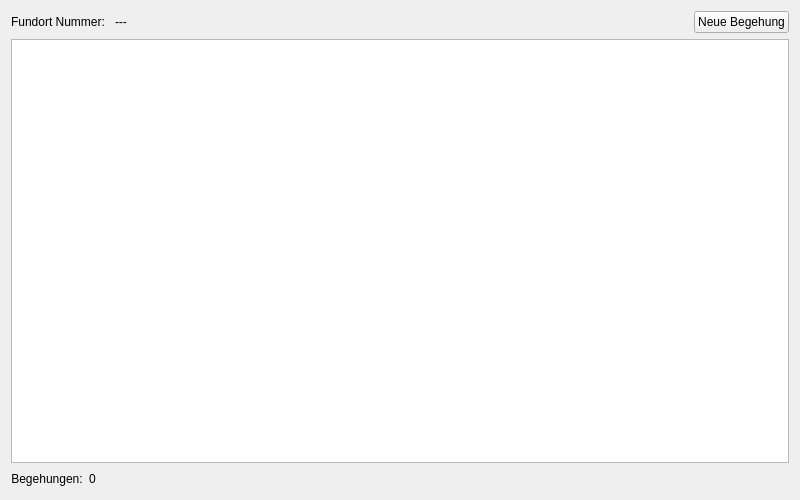
<?xml version="1.0" encoding="UTF-8"?>
<ui version="4.0">
 <class>apisShardingSelectionListDialog</class>
 <widget class="QDialog" name="apisShardingSelectionListDialog">
  <property name="windowModality">
   <enum>Qt::ApplicationModal</enum>
  </property>
  <property name="geometry">
   <rect>
    <x>0</x>
    <y>0</y>
    <width>800</width>
    <height>500</height>
   </rect>
  </property>
  <property name="windowTitle">
   <string>APIS Begehung Auswahl</string>
  </property>
  <layout class="QVBoxLayout" name="verticalLayout">
   <item>
    <layout class="QHBoxLayout" name="horizontalLayout">
     <item>
      <widget class="QLabel" name="label">
       <property name="text">
        <string>Fundort Nummer: </string>
       </property>
      </widget>
     </item>
     <item>
      <widget class="QLabel" name="uiSiteNumberLbl">
       <property name="text">
        <string>---</string>
       </property>
      </widget>
     </item>
     <item>
      <spacer name="horizontalSpacer">
       <property name="orientation">
        <enum>Qt::Horizontal</enum>
       </property>
       <property name="sizeHint" stdset="0">
        <size>
         <width>40</width>
         <height>20</height>
        </size>
       </property>
      </spacer>
     </item>
     <item>
      <widget class="QPushButton" name="uiNewShardingBtn">
       <property name="text">
        <string>Neue Begehung</string>
       </property>
       <property name="icon">
        <iconset resource="resource.qrc">
         <normaloff>:/plugins/APIS/icons/add.png</normaloff>:/plugins/APIS/icons/add.png</iconset>
       </property>
       <property name="iconSize">
        <size>
         <width>24</width>
         <height>24</height>
        </size>
       </property>
       <property name="autoDefault">
        <bool>false</bool>
       </property>
      </widget>
     </item>
    </layout>
   </item>
   <item>
    <widget class="QTableView" name="uiShardingListTableV"/>
   </item>
   <item>
    <layout class="QHBoxLayout" name="horizontalLayout_2">
     <item>
      <widget class="QLabel" name="label_2">
       <property name="text">
        <string>Begehungen:</string>
       </property>
       <property name="alignment">
        <set>Qt::AlignCenter</set>
       </property>
      </widget>
     </item>
     <item>
      <widget class="QLabel" name="uiShardingCountLbl">
       <property name="text">
        <string>0</string>
       </property>
       <property name="alignment">
        <set>Qt::AlignCenter</set>
       </property>
      </widget>
     </item>
     <item>
      <spacer name="horizontalSpacer_4">
       <property name="orientation">
        <enum>Qt::Horizontal</enum>
       </property>
       <property name="sizeHint" stdset="0">
        <size>
         <width>40</width>
         <height>20</height>
        </size>
       </property>
      </spacer>
     </item>
    </layout>
   </item>
  </layout>
 </widget>
 <resources>
  <include location="resource.qrc"/>
 </resources>
 <connections/>
</ui>
